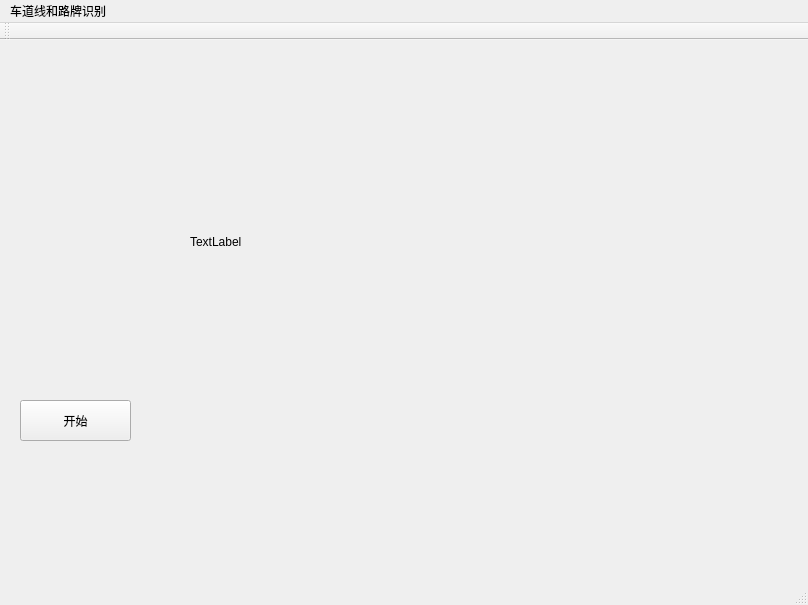
<?xml version="1.0" encoding="UTF-8"?>
<ui version="4.0">
 <class>MainWindow</class>
 <widget class="QMainWindow" name="MainWindow">
  <property name="geometry">
   <rect>
    <x>0</x>
    <y>0</y>
    <width>808</width>
    <height>605</height>
   </rect>
  </property>
  <property name="windowTitle">
   <string>MainWindow</string>
  </property>
  <widget class="QWidget" name="centralWidget">
   <widget class="QLabel" name="labelVideo">
    <property name="geometry">
     <rect>
      <x>190</x>
      <y>40</y>
      <width>576</width>
      <height>324</height>
     </rect>
    </property>
    <property name="text">
     <string>TextLabel</string>
    </property>
   </widget>
   <widget class="QPushButton" name="buttonStart">
    <property name="geometry">
     <rect>
      <x>20</x>
      <y>360</y>
      <width>111</width>
      <height>41</height>
     </rect>
    </property>
    <property name="text">
     <string>开始</string>
    </property>
   </widget>
  </widget>
  <widget class="QMenuBar" name="menuBar">
   <property name="geometry">
    <rect>
     <x>0</x>
     <y>0</y>
     <width>808</width>
     <height>26</height>
    </rect>
   </property>
   <widget class="QMenu" name="menu">
    <property name="title">
     <string>车道线和路牌识别</string>
    </property>
   </widget>
   <addaction name="menu"/>
  </widget>
  <widget class="QToolBar" name="mainToolBar">
   <attribute name="toolBarArea">
    <enum>TopToolBarArea</enum>
   </attribute>
   <attribute name="toolBarBreak">
    <bool>false</bool>
   </attribute>
  </widget>
  <widget class="QStatusBar" name="statusBar"/>
 </widget>
 <layoutdefault spacing="6" margin="11"/>
 <resources/>
 <connections/>
</ui>
